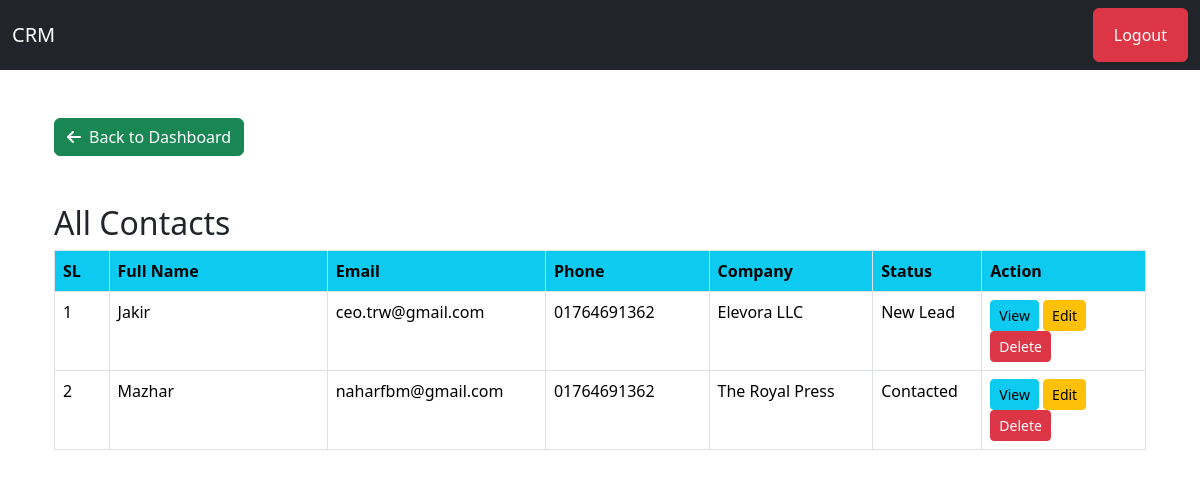
The app's page /contacts/ (signed in), older data.
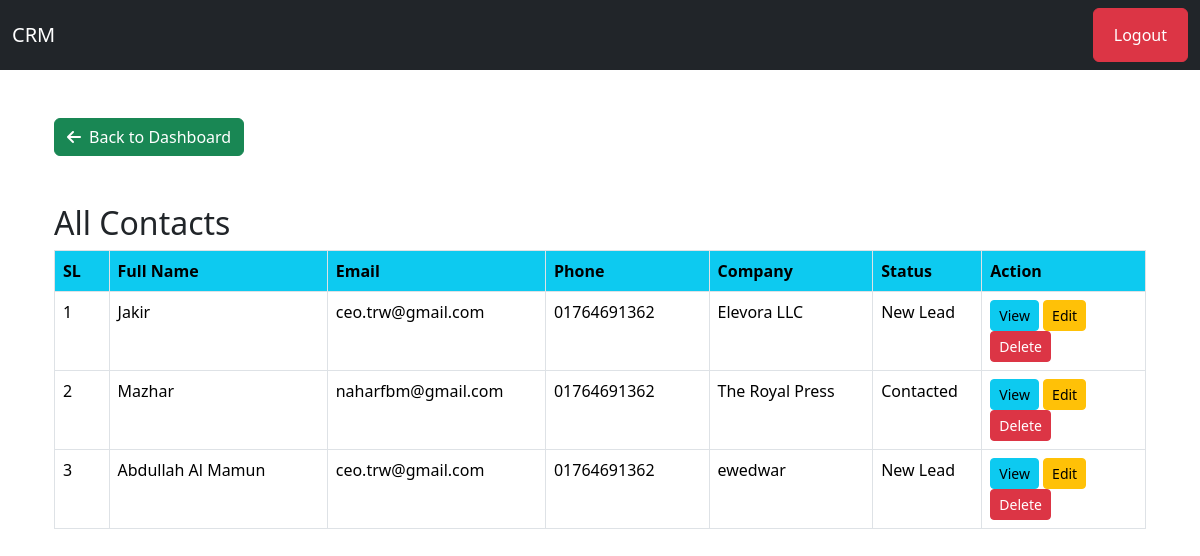
The same page, newer data.
### core/models.py (models this page shows, shortened)
class Contact(models.Model):
    STATUS_CHOICES =[
        ('New Lead', 'New Lead'),
        ('Contacted', 'Contacted'),
        ('Qualified', 'Qualified'),
        ('Converted', 'Converted'),
        ('Lost', 'Lost'),
    ]
    user = models.ForeignKey(User, on_delete = models.CASCADE, related_name= 'contacts')
    full_name = models.CharField(max_length=255)
    email = models.EmailField()
    phone = models.CharField(max_length=11)
    company = models.CharField(max_length=255)
    status = models.CharField(max_length=20, choices=STATUS_CHOICES, default='New Lead')
    notes = models.TextField(blank=True, null=True)
    created_at = models.DateTimeField(auto_now_add=True)
    updated_at = models.DateTimeField(auto_now=True)

### core/views.py (the view)
# urls.py: path('contacts/', views.contact_list, name= 'contact_list'),
@login_required
def contact_list(request):
    contacts = Contact.objects.filter(user=request.user)
    return render(request, 'core/contactList.html',{'contacts': contacts})

### core/templates/core/contactList.html (shortened to what this page needs)
{% extends "core/base.html" %}
{% load static %}
{% block navbar %}
    <header>
        <nav class="navbar navbar-expand-lg navbar-dark bg-dark">
            <div class="container-fluid">
                <a class="navbar-brand" href="/">CRM</a>
                <div class="collapse navbar-collapse" id="navbarNav">
                    <ul class="navbar-nav">
                         <li class="nav-item active">
                            <button class="btn btn-danger">
                                <a class="nav-link text-white" href="{% url 'logout' %}">Logout</a>
                            </button>
                        </li>
                    </ul>
                </div>
            </div>
        </nav>
    </header>
{% endblock navbar %}
{% block content %}
    <div class="container mt-5">
        <a class="btn btn-success mb-5" href="{% url "dashboard" %}"><i class="fa-solid fa-arrow-left me-2"></i>Back to Dashboard</a>
        <h2>All Contacts</h2>
        <table class="table table-bordered">
            <thead>
                <tr>
                    <th class="bg-info" style="width: 5%;">SL</th>
                    <th class="bg-info" style="width: 20%;">Full Name</th>
                    <th class="bg-info" style="width: 20%;">Email</th>
                    <th class="bg-info" style="width: 15%;">Phone</th>
                    <th class="bg-info" style="width: 15%;">Company</th>
                    <th class="bg-info" style="width: 10%;">Status</th>
                    <th class="bg-info" style="width: 15%;">Action</th>
                </tr>
            </thead>
            <tbody>
                {% for contact in contacts %}
                    <tr>
                        <td>{{ forloop.counter }}</td>
                        <td>{{ contact.full_name }}</td>
                        <td>{{ contact.email }}</td>
                        <td>{{ contact.phone }}</td>
                        <td>{{ contact.company }}</td>
                        <td>{{ contact.get_status_display }}</td>
                        <td>
                            <a href="{% url 'view_contact' contact.pk %}" class="btn btn-info btn-sm">View</a>
                            <a href="{% url 'edit_contact' contact.pk %}" class="btn btn-warning btn-sm">Edit</a>
                            <a href="{% url 'delete_contact' contact.pk %}" class="btn btn-danger btn-sm" onclick="return confirm('Are you sure you want to delete this contact?')">Delete</a>
                        </td>
                    </tr>
                {% empty %}
                    <tr>
                        <td colspan="7" class="text-center">No contacts found.</td>
                    </tr>
                {% endfor %}
            </tbody>
        </table>
    </div>
{% endblock content %}

### core/templates/core/base.html (shortened to what this page needs)
{% load static %}
<!DOCTYPE html>
<html lang="en">
<head>
    <link rel="stylesheet" href="https://cdnjs.cloudflare.com/ajax/libs/font-awesome/6.4.0/css/all.min.css">
    <link href="https://cdn.jsdelivr.net/npm/bootstrap@5.3.3/dist/css/bootstrap.min.css" rel="stylesheet">
</head>
<body>
     {% block navbar %}{% endblock navbar %}
    <main class="container mt-4">
        {% block content %}
        {% endblock content %}
    </main>
</body>
</html>

Row changes from the older to the newer data that the page shows:
added Contact: full_name "Abdullah Al Mamun", email "ceo.trw@gmail.com", phone "01764691362", company "ewedwar", status "New Lead"
